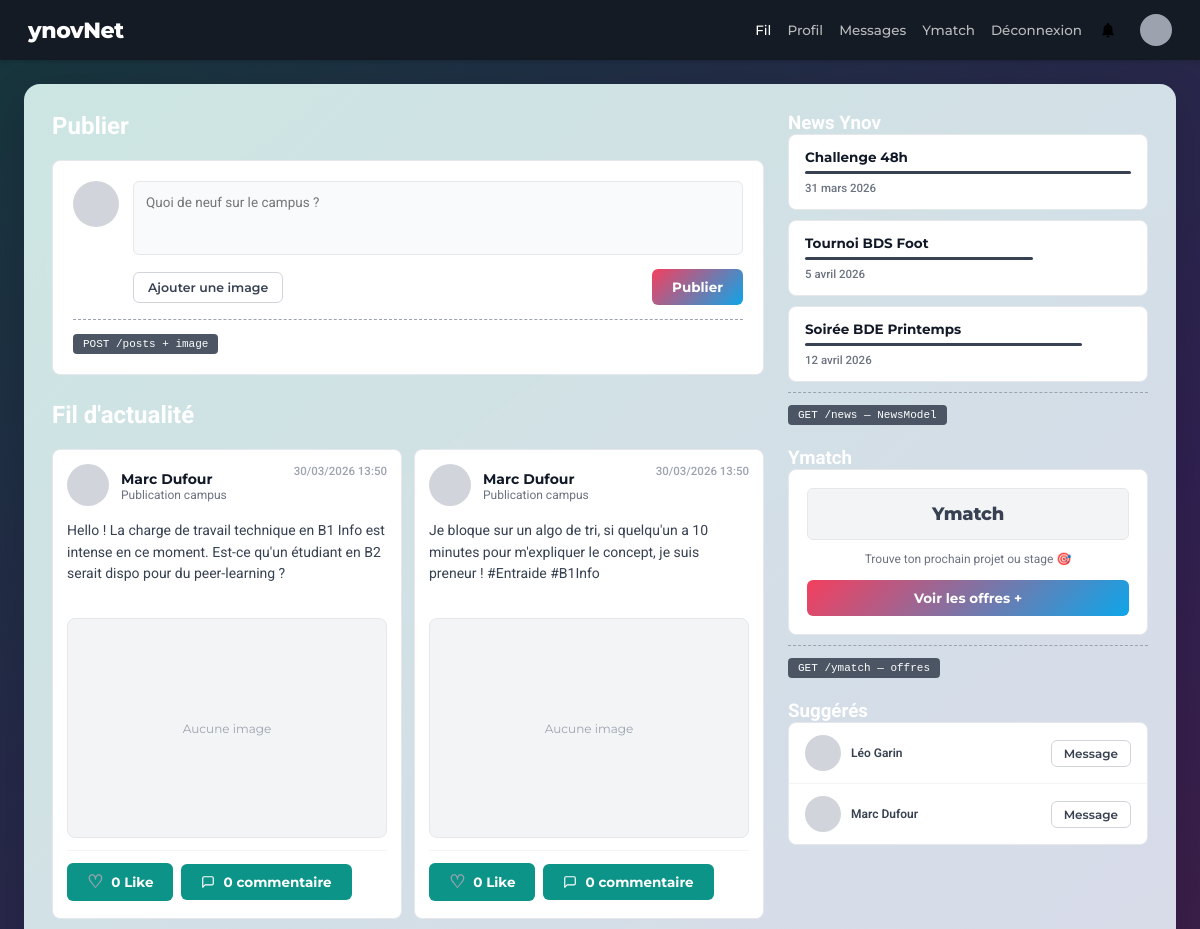
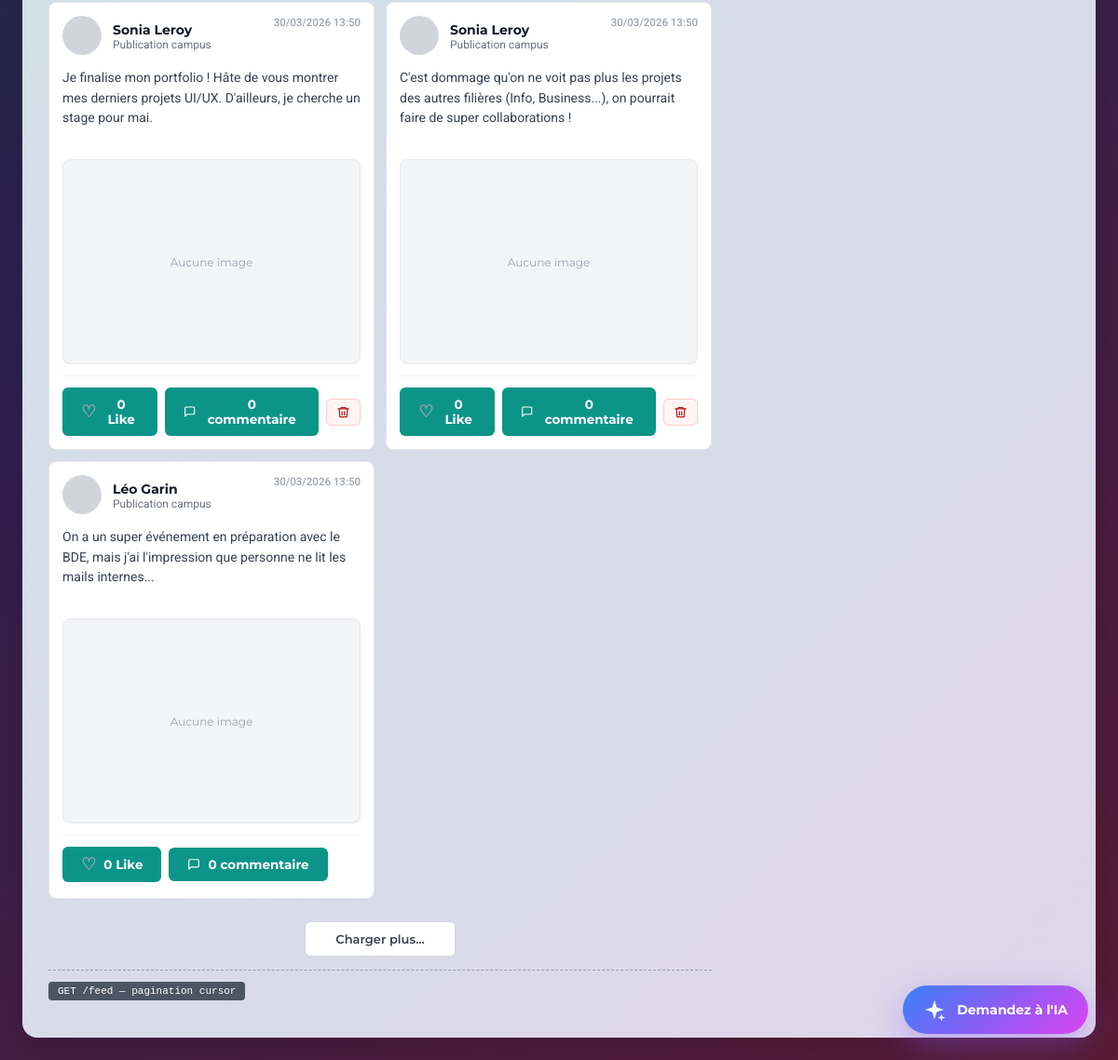
The app's page /feed (signed in) with its own data (2 pictures, top to bottom).
### tables this page shows
CREATE TABLE posts (
  id BIGINT UNSIGNED AUTO_INCREMENT PRIMARY KEY,
  user_id BIGINT UNSIGNED NOT NULL,
  content TEXT,
  image_path VARCHAR(255),
  created_at TIMESTAMP DEFAULT CURRENT_TIMESTAMP,
  
  FOREIGN KEY (user_id) REFERENCES users(id) ON DELETE CASCADE
);

CREATE TABLE users (
  id BIGINT UNSIGNED AUTO_INCREMENT PRIMARY KEY,
  username VARCHAR(50) NOT NULL UNIQUE,
  nom VARCHAR(50) NOT NULL,
  prenom VARCHAR(50) NOT NULL,
  formation VARCHAR(100),
  profile_picture VARCHAR(255),
  banner_picture VARCHAR(255),
  email VARCHAR(100) NOT NULL UNIQUE,
  password TEXT NOT NULL,
  bio TEXT,
  created_at TIMESTAMP DEFAULT CURRENT_TIMESTAMP
);

### src/controllers/feedController.php (called while the page is built, shortened)
<?php
class FeedController {
    public function index() {
        $publishError = $_SESSION['publish_error'] ?? null;
        $posts = [];
        $likesCountByPost = [];
        $likedPostIds = [];
        $commentsByPost = [];
        $suggestedUsers = [];
        try {
            $pdo = $this->getPdo();
            $stmt = $pdo->query(
                'SELECT p.id, p.user_id, p.content, p.image_path, p.created_at, u.username, u.prenom, u.nom
                 FROM posts p
                 INNER JOIN users u ON u.id = p.user_id
                 ORDER BY p.created_at DESC'
            );
            $posts = $stmt->fetchAll() ?: [];
            $suggestedStmt = $pdo->prepare(
                'SELECT id, username, prenom, nom
                 FROM users
                 WHERE id <> :current_user_id
                 ORDER BY id DESC
                 LIMIT 3'
            );
            $suggestedStmt->execute(['current_user_id' => (int) $_SESSION['user_id']]);
            $suggestedUsers = $suggestedStmt->fetchAll() ?: [];
        } catch (\PDOException $exception) {
            $posts = [];
            $suggestedUsers = [];
            if ($publishError === null) {
                $publishError = 'Le fil est indisponible pour le moment.';
            }
        }
        require_once __DIR__ . '/../Views/layout/header.php';
        require_once __DIR__ . '/../Views/feed.php';
        require_once __DIR__ . '/../Views/layout/footer.php';
    }
    private function getPdo(): \PDO {
        $host = getenv('DB_HOST') ?: '127.0.0.1';
        $port = getenv('DB_PORT') ?: '3306';
        $dbName = getenv('DB_NAME') ?: 'projet_48h';
        $username = getenv('DB_USER') ?: 'root';
        $password = getenv('DB_PASS') ?: '';
        $dsn = "mysql:host={$host};port={$port};dbname={$dbName};charset=utf8mb4";
        $pdo = new \PDO($dsn, $username, $password, [
            \PDO::ATTR_ERRMODE => \PDO::ERRMODE_EXCEPTION,
            \PDO::ATTR_DEFAULT_FETCH_MODE => \PDO::FETCH_ASSOC,
        ]);
        return $pdo;
    }
}

### public/index.php (called while the page is built, shortened)
<?php
$router = new Router();
$router->add('/login', 'AuthController', 'login');
$router->add('/register', 'AuthController', 'register');
$router->add('/logout', 'AuthController', 'logout');
$router->add('/feed', 'FeedController', 'index');
$router->add('/feed.php', 'FeedController', 'index');
$router->add('/posts', 'PostController', 'create');
$router->add('/posts/like', 'PostController', 'toggleLike');
$router->add('/posts/comment', 'PostController', 'addComment');
$router->add('/posts/comment/delete', 'PostController', 'deleteComment');
$router->add('/posts/delete', 'PostController', 'delete');
$router->add('/profile', 'ProfileController', 'show');
$router->add('/profile/update', 'ProfileController', 'update');
$router->add('/user', 'ProfileController', 'showUser');
$router->add('/messages', 'MessageController', 'index');
$router->add('/messages/send', 'MessageController', 'send');
$router->add('/messages/poll', 'MessageController', 'poll');
$requestUri = $_SERVER['REQUEST_URI'] ?? '/';
$requestPath = parse_url($requestUri, PHP_URL_PATH) ?? '/';
$basePath = rtrim(str_replace('\\', '/', dirname($_SERVER['SCRIPT_NAME'] ?? '/')), '/');
if ($basePath !== '' && $basePath !== '/' && strpos($requestPath, $basePath) === 0) {
    $requestPath = substr($requestPath, strlen($basePath));
}
$router->dispatch($requestPath);

### src/views/feed.php (the view, shortened to what this page needs)
<div style="flex:1; padding:24px;">
  <main style="max-width:1200px;margin:0 auto;padding:28px;background:var(--container-gradient);backdrop-filter:blur(10px);border-radius:16px;box-shadow:0 12px 40px rgba(0,0,0,0.15);display:grid;grid-template-columns:1fr 360px;gap:24px;">
    <div style="display:flex;flex-direction:column;gap:20px;">
      <div class="section-header">
        <h2>Publier</h2><span class="sep"></span>
      </div>
      <div class="card" style="padding:20px;">
        <form action="<?= htmlspecialchars(($basePath ?? '') . '/posts', ENT_QUOTES, 'UTF-8') ?>" method="POST" enctype="multipart/form-data" style="display:flex;gap:14px;">
          <div style="width:46px;height:46px;border-radius:50%;background:#d1d5db;flex-shrink:0;"></div>
          <div style="flex:1;">
            <textarea name="content" rows="3" placeholder="Quoi de neuf sur le campus ?" required
              style="width:100%;background:#f9fafb;border:1.5px solid #e5e7eb;border-radius:6px;padding:12px;font-family:'Roboto',sans-serif;font-size:13.5px;color:#374151;resize:none;outline:none;transition:border-color .2s;"
              onfocus="this.style.borderColor='#374151'" onblur="this.style.borderColor='#e5e7eb'"><?= htmlspecialchars((string) ($oldPostContent ?? ''), ENT_QUOTES, 'UTF-8') ?></textarea>
            <div style="margin-top:10px;display:flex;align-items:center;gap:8px;">
              <label class="btn-outline" style="cursor:pointer;">
                Ajouter une image
              </label>
              <button class="btn-dark" type="submit" style="margin-left:auto;">Publier</button>
            </div>
          </div>
        </form>
        <div style="margin-top:14px;padding-top:12px;border-top:1px dashed var(--gray-400);">
          <span class="badge-api">POST /posts + image</span>
        </div>
      </div>
      <div class="section-header" style="margin-top:6px;">
        <h2>Fil d'actualité</h2><span class="sep"></span>
      </div>
      <?php if (empty($posts)): ?>
      <div class="card" style="padding:20px;">
        <p style="font-size:14px;color:#4b5563;">Aucune publication pour le moment. Sois le premier a publier.</p>
      </div>
      <?php else: ?>
      <div style="display:grid;grid-template-columns:repeat(auto-fit,minmax(320px,1fr));gap:12px;align-items:start;">
      <?php foreach ($posts as $post): ?>
      <?php
        $postId = (int) ($post['id'] ?? 0);
        $postUserId = (int) ($post['user_id'] ?? 0);
        $isOwnPost = ((int) ($post['user_id'] ?? 0) === (int) ($_SESSION['user_id'] ?? 0));
        $displayName = trim(((string) ($post['prenom'] ?? '')) . ' ' . ((string) ($post['nom'] ?? '')));
        $publishedAt = '';
        if (!empty($post['created_at'])) {
            $timestamp = strtotime((string) $post['created_at']);
            if ($timestamp !== false) {
                $publishedAt = date('d/m/Y H:i', $timestamp);
            }
        }
        $likeCount = (int) ($likesCountByPost[$postId] ?? 0);
        $isLiked = !empty($likedPostIds[$postId]);
        $postComments = $commentsByPost[$postId] ?? [];
      ?>
      <div class="card feed-post-card" style="padding:14px;">
        <div style="display:flex;justify-content:space-between;align-items:flex-start;margin-bottom:14px;">
          <div style="display:flex;align-items:center;gap:12px;">
            <a href="<?= htmlspecialchars(($basePath ?? '') . '/user?id=' . $postUserId, ENT_QUOTES, 'UTF-8') ?>" style="display:block;width:42px;height:42px;border-radius:50%;background:#d1d5db;flex-shrink:0;"></a>
            <div>
              <a href="<?= htmlspecialchars(($basePath ?? '') . '/user?id=' . $postUserId, ENT_QUOTES, 'UTF-8') ?>" style="font-family:'Montserrat',sans-serif;font-size:14px;font-weight:700;color:#111827;display:inline-block;">
                <?= htmlspecialchars($displayName, ENT_QUOTES, 'UTF-8') ?>
              </a>
              <div style="font-size:12px;color:#6b7280;">Publication campus</div>
            </div>
          </div>
          <span style="font-size:11.5px;color:#9ca3af;font-weight:500;"><?= htmlspecialchars($publishedAt, ENT_QUOTES, 'UTF-8') ?></span>
        </div>
        <div class="feed-post-text" style="font-size:14px;line-height:1.55;color:#374151;white-space:normal;word-break:break-word;">
          <?= nl2br(htmlspecialchars((string) ($post['content'] ?? ''), ENT_QUOTES, 'UTF-8')) ?>
        </div>
        <div class="feed-post-media">
          <?php if (!empty($post['image_path'])): ?>
          <img
            src="<?= htmlspecialchars(($basePath ?? '') . (string) $post['image_path'], ENT_QUOTES, 'UTF-8') ?>"
            alt="Image du post"
          >
          <?php else: ?>
          <span style="font-size:12px;color:#9ca3af;font-family:'Montserrat',sans-serif;">Aucune image</span>
          <?php endif; ?>
        </div>
        <div style="display:flex;gap:8px;align-items:center;padding-top:12px;margin-top:12px;border-top:1px solid #f3f4f6;">
          <form action="<?= htmlspecialchars(($basePath ?? '') . '/posts/like', ENT_QUOTES, 'UTF-8') ?>" method="POST" style="margin:0;">
            <button class="btn-secondary" type="submit" style="display:flex;align-items:center;gap:8px;">
              <span style="font-size:18px;color:<?= $isLiked ? '#ef4444' : '#9ca3af' ?>;line-height:1;"><?= $isLiked ? '&#9829;' : '&#9825;' ?></span>
              <span><?= $likeCount ?> Like<?= $likeCount > 1 ? 's' : '' ?></span>
            </button>
          </form>
          <button
            class="btn-secondary"
            type="button"
            style="display:flex;align-items:center;gap:8px;"
            onclick="(function(){var box=document.getElementById('comments-box-<?= $postId ?>'); if(!box){return;} box.style.display = (box.style.display === 'none') ? 'block' : 'none';})();"
            aria-expanded="false"
          >
            <svg width="14" height="14" viewBox="0 0 24 24" fill="none" stroke="currentColor" stroke-width="2" stroke-linecap="round" stroke-linejoin="round" aria-hidden="true">
              <path d="M21 15a2 2 0 0 1-2 2H7l-4 4V5a2 2 0 0 1 2-2h14a2 2 0 0 1 2 2z"></path>
            </svg>
            <span><?= count($postComments) ?> commentaire<?= count($postComments) > 1 ? 's' : '' ?></span>
          </button>
          <?php if ($isOwnPost): ?>
          <form action="<?= htmlspecialchars(($basePath ?? '') . '/posts/delete', ENT_QUOTES, 'UTF-8') ?>" method="POST" style="margin:0 0 0 auto;" onsubmit="return confirm('Supprimer ce post ?');">
            <button type="submit" class="btn-outline" title="Supprimer le post" aria-label="Supprimer le post" style="border-color:#fecaca;color:#b91c1c;background:#fff5f5;padding:6px 10px;line-height:1;">
              <svg width="15" height="15" viewBox="0 0 24 24" fill="none" stroke="currentColor" stroke-width="2" stroke-linecap="round" stroke-linejoin="round" aria-hidden="true">
                <path d="M3 6h18"></path>
                <path d="M8 6V4h8v2"></path>
                <path d="M19 6l-1 14H6L5 6"></path>
                <path d="M10 11v6"></path>
                <path d="M14 11v6"></path>
              </svg>
            </button>
          </form>
          <?php endif; ?>
        </div>
      </div>
      <?php endforeach; ?>
      </div>
      <?php endif; ?>
      <div style="text-align:center;padding:4px 0 12px;">
        <button class="btn-outline" style="padding:10px 32px;font-size:13px;">Charger plus...</button>
        <div style="margin-top:14px;padding-top:10px;border-top:1px dashed var(--gray-400);text-align:left;">
          <span class="badge-api">GET /feed — pagination cursor</span>
        </div>
      </div>
    </div>
    <div style="display:flex;flex-direction:column;gap:22px;">
      <div>
        <div class="section-header"><h3>News Ynov</h3><span class="sep"></span></div>
        <div style="display:flex;flex-direction:column;gap:10px;">
          <?php foreach ([['Challenge 48h','31 mars 2026','100%'],['Tournoi BDS Foot','5 avril 2026','70%'],['Soirée BDE Printemps','12 avril 2026','85%']] as $n): ?>
          <div class="card" style="padding:14px 16px;cursor:pointer;transition:box-shadow .15s;" onmouseenter="this.style.boxShadow='0 3px 12px rgba(0,0,0,.09)'" onmouseleave="this.style.boxShadow=''">
            <h4 style="font-family:'Montserrat',sans-serif;font-size:13.5px;font-weight:700;color:#111827;margin-bottom:6px;"><?= $n[0] ?></h4>
            <div style="height:3px;background:#374151;border-radius:99px;width:<?= $n[2] ?>;margin-bottom:7px;"></div>
            <p style="font-size:11.5px;color:#6b7280;font-weight:500;"><?= $n[1] ?></p>
          </div>
          <?php endforeach; ?>
        </div>
        <div style="margin-top:10px;padding-top:10px;border-top:1px dashed var(--gray-400);">
          <span class="badge-api">GET /news — NewsModel</span>
        </div>
      </div>
      <div>
        <div class="section-header"><h3>Ymatch</h3><span class="sep"></span></div>
        <div class="card" style="padding:18px;text-align:center;">
          <div style="width:100%;height:52px;background:#f3f4f6;border:1px solid #e5e7eb;border-radius:6px;display:flex;align-items:center;justify-content:center;margin-bottom:12px;">
            <span style="font-family:'Montserrat',sans-serif;font-weight:800;font-size:18px;color:#374151;letter-spacing:-.01em;">Ymatch</span>
          </div>
          <p style="font-size:12px;color:#6b7280;margin-bottom:14px;">Trouve ton prochain projet ou stage 🎯</p>
          <button class="btn-dark" style="width:100%;">Voir les offres +</button>
        </div>
        <div style="margin-top:10px;padding-top:10px;border-top:1px dashed var(--gray-400);">
          <span class="badge-api">GET /ymatch — offres</span>
        </div>
      </div>
      <div>
        <div class="section-header"><h3>Suggérés</h3><span class="sep"></span></div>
        <div class="card" style="overflow:hidden;">
          <?php if (empty($suggestedUsers)): ?>
          <div style="padding:12px 16px;font-size:12px;color:#6b7280;">Aucun compte suggéré pour le moment.</div>
          <?php else: ?>
          <?php foreach ($suggestedUsers as $i => $suggestedUser): ?>
          <?php
            $suggestedUserId = (int) ($suggestedUser['id'] ?? 0);
            $suggestedDisplayName = trim(((string) ($suggestedUser['prenom'] ?? '')) . ' ' . ((string) ($suggestedUser['nom'] ?? '')));
          ?>
          <div style="display:flex;align-items:center;justify-content:space-between;padding:12px 16px;<?= $i>0 ? 'border-top:1px solid #f3f4f6':'' ?>">
            <a href="<?= htmlspecialchars(($basePath ?? '') . '/user?id=' . $suggestedUserId, ENT_QUOTES, 'UTF-8') ?>" style="display:flex;align-items:center;gap:10px;color:inherit;text-decoration:none;min-width:0;">
              <div style="width:36px;height:36px;border-radius:50%;background:#d1d5db;flex-shrink:0;"></div>
              <div style="font-size:12px;color:#374151;font-weight:600;white-space:nowrap;overflow:hidden;text-overflow:ellipsis;max-width:150px;"><?= htmlspecialchars($suggestedDisplayName, ENT_QUOTES, 'UTF-8') ?></div>
            </a>
            <a href="<?= htmlspecialchars(($basePath ?? '') . '/messages?with=' . $suggestedUserId, ENT_QUOTES, 'UTF-8') ?>" class="btn-outline" style="font-size:12px;padding:5px 12px;">Message</a>
          </div>
          <?php endforeach; ?>
          <?php endif; ?>
        </div>
      </div>
    </div>
  </main>
</div>

### records on screen
posts: user.nom "Marc Dufour", created_at "30/03/2026 13:50", content "Hello ! La charge de travail technique en B1 Info est intense en ce moment. Est-ce qu'un étudiant en B2 serait dispo pour du peer-learning ?", shows "Aucune image", id "0"
posts: user.nom "Marc Dufour", created_at "30/03/2026 13:50", content "Je bloque sur un algo de tri, si quelqu'un a 10 minutes pour m'expliquer le concept, je suis preneur ! #Entraide #B1Info", shows "Aucune image", id "0"
posts: user.nom "Sonia Leroy", created_at "30/03/2026 13:50", content "Je finalise mon portfolio ! Hâte de vous montrer mes derniers projets UI/UX. D'ailleurs, je cherche un stage pour mai.", shows "Aucune image", id "0"
posts: user.nom "Sonia Leroy", created_at "30/03/2026 13:50", content "C'est dommage qu'on ne voit pas plus les projets des autres filières (Info, Business...), on pourrait faire de super collaborations !", shows "Aucune image", id "0"
posts: user.nom "Léo Garin", created_at "30/03/2026 13:50", content "On a un super événement en préparation avec le BDE, mais j'ai l'impression que personne ne lit les mails internes...", shows "Aucune image", id "0"
users: suggestedDisplayName "Léo Garin"
users: suggestedDisplayName "Marc Dufour"

### other values on screen
$n[0] "Challenge 48h"
$n[1] "31 mars 2026"
$n[0] "Tournoi BDS Foot"
$n[1] "5 avril 2026"
$n[0] "Soirée BDE Printemps"
$n[1] "12 avril 2026"
